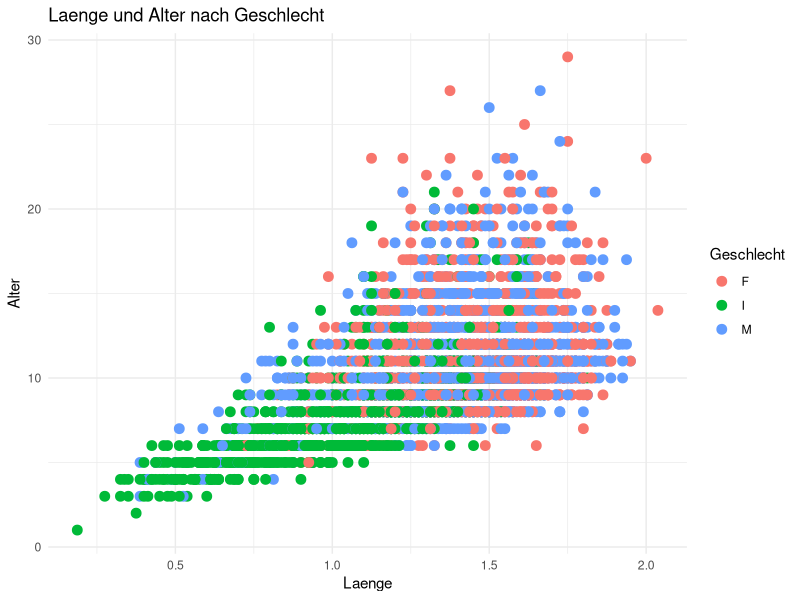
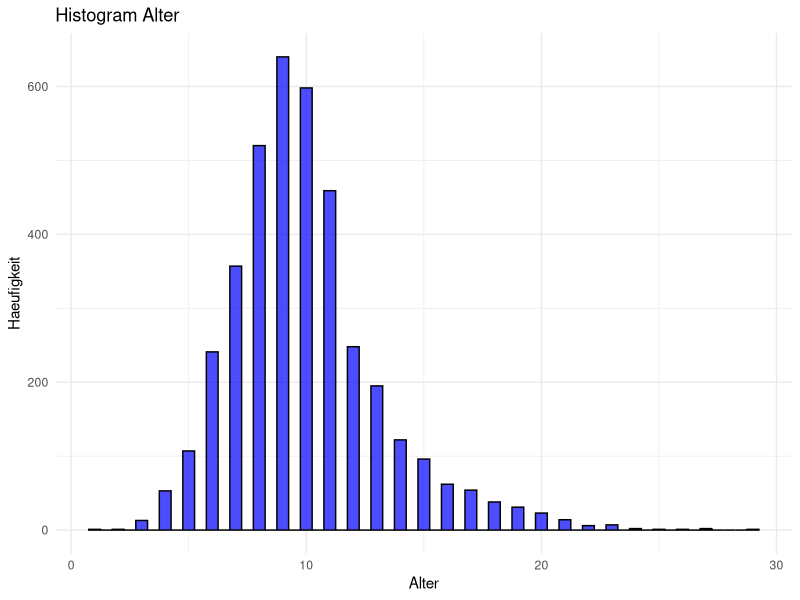
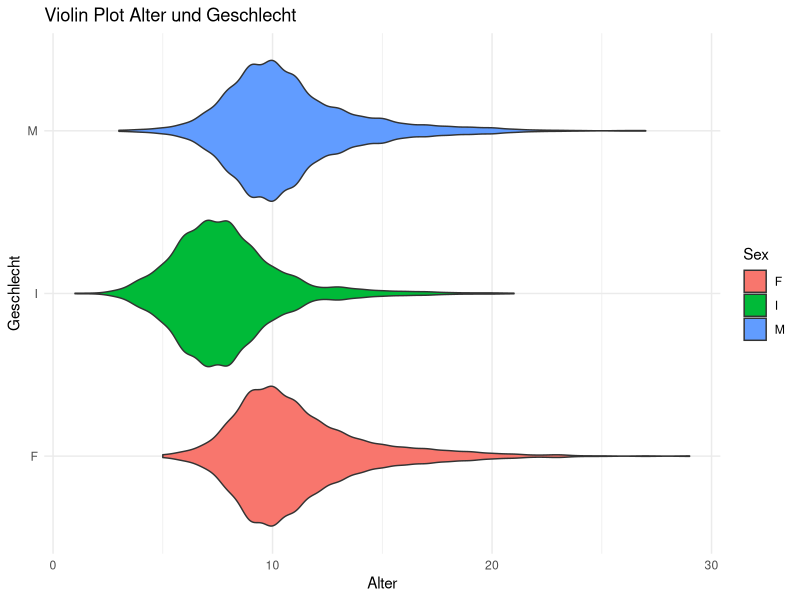
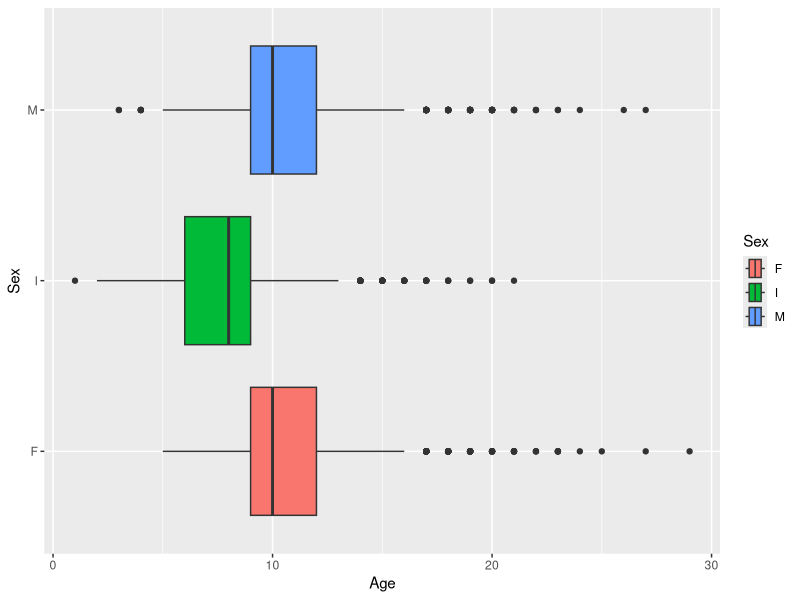
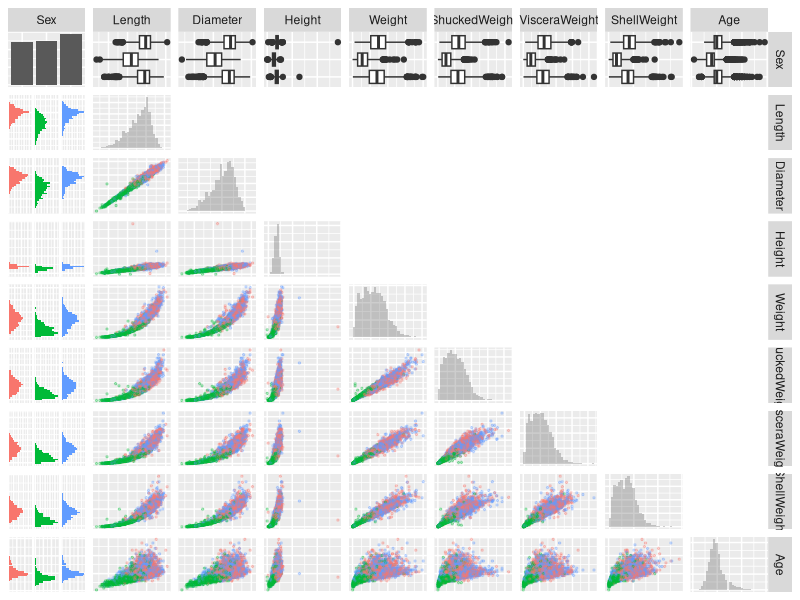

Source code (R) for these figures, in order:
################################################################################
#
#   PStA Maschinelles Lernen SS2024
#   Datensatz:  Crab Age Prediction
#       Kaggle: https://www.kaggle.com/datasets/sidhus/crab-age-prediction
#
#   Vorgelegt von:  Sami Taieb (00803933) AI-M
#
################################################################################
library(ggplot2)
library(GGally)

# Daten einlesen
setwd("C:/Users/administrator.ICD/Desktop/R ML")

Daten <- read.csv("CrabAgePrediction.csv",header=TRUE,sep=",", fill=TRUE, stringsAsFactors=TRUE)


# Datenkorrektur
Daten[, "Sex"] <- as.factor(Daten[, "Sex"])

# Datensatz in Geschlaechter aufteilen
Daten_M <- Daten[which(Daten$Sex == "M"), ]
Daten_F <- Daten[which(Daten$Sex == "F"), ]
Daten_I <- Daten[which(Daten$Sex == "I"), ]

# PLOT: Laenge und Alter nach Geschlecht
gang_plot <- ggplot(Daten, aes(x = Length, y = Age, color = Sex)) +
geom_point(size = 3) +
labs(
  title = "Laenge und Alter nach Geschlecht",
  x = "Laenge",
  y = "Alter",
  color = "Geschlecht"
) +
theme_minimal()

ggsave(filename = "groesse_alter_nach_geschlecht.png", plot = gang_plot, bg = "white")


#PLOT: Histogram Alter
hist_plot <- ggplot(Daten, aes(x = Age)) +
geom_histogram(binwidth = 0.5, fill = "blue", color = "black", alpha = 0.7) + #alpha macht balken etwas trasparent
labs(
  title = "Histogram Alter",
  x = "Alter",
  y = "Haeufigkeit"
) +
theme_minimal()
ggsave(filename = "histogram_alter.png", plot = hist_plot, bg = "white")

#PLOT: Violin Alter Geschlecht
violin_plot <- ggplot(Daten, aes(x = Age, y = Sex, fill = Sex)) +
geom_violin() +
labs(
  title = "Violin Plot Alter und Geschlecht",
  x = "Alter",
  y = "Geschlecht"
) +
theme_minimal()
ggsave(filename = "violin_alter_geschlecht.png", plot = violin_plot, bg = "white")

#PLOT: Box Alter Geschlecht
box_plot <- ggplot(Daten, aes(x = Age, y = Sex, fill = Sex)) +
geom_boxplot()
labs(
  title = "Boxplot Alter Geschlecht",
  x = "Alter",
  y = "Geschlecht"
) +
theme_minimal()
ggsave(filename = "boxplot_alter_geschlecht.png", plot = box_plot, bg = "white")

pairs_plot <- ggpairs(
  Daten, 
  axisLabels = "none",
  lower = list(continuous = wrap("points", alpha = 0.3, size = 0.5), mapping = aes(color = Sex)),
  diag = list(continuous = wrap("barDiag", alpha = 0.3, bins = 30)),
  upper = list(continuous = wrap("blank"))
  )
ggsave(filename = "pairs_plot.png", plot = pairs_plot, bg = "white")


